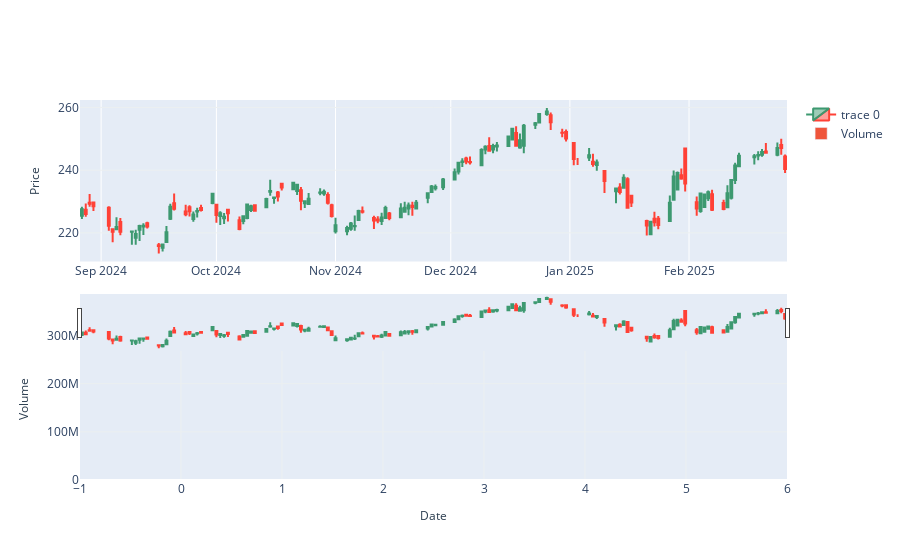

The code cell stored with this chart in its notebook:
### Markdown cell above
## 10. Axis Styling Tests

### Code cell
def test_axis_styling():
    """Test axis styling functionality"""
    base_settings = BaseVisualizationSettings()
    
    # Create figure with multiple axes
    fig = make_subplots(rows=2, cols=1)
    
    # Add data
    fig.add_trace(
        go.Candlestick(
            x=test_data.index,
            open=test_data['Open'],
            high=test_data['High'],
            low=test_data['Low'],
            close=test_data['Close']
        ),
        row=1, col=1
    )
    
    fig.add_trace(
        go.Bar(
            x=test_data.index,
            y=test_data['Volume'],
            name='Volume'
        ),
        row=2, col=1
    )
    
    # Apply axis styling
    fig = base_settings.style_axis(fig, title='Price', row=1, axis='y')
    fig = base_settings.style_axis(fig, title='Volume', row=2, axis='y')
    fig = base_settings.style_axis(fig, title='Date', row=2, axis='x')
    
    print("Axis styling applied")
    fig.show()

test_axis_styling()
